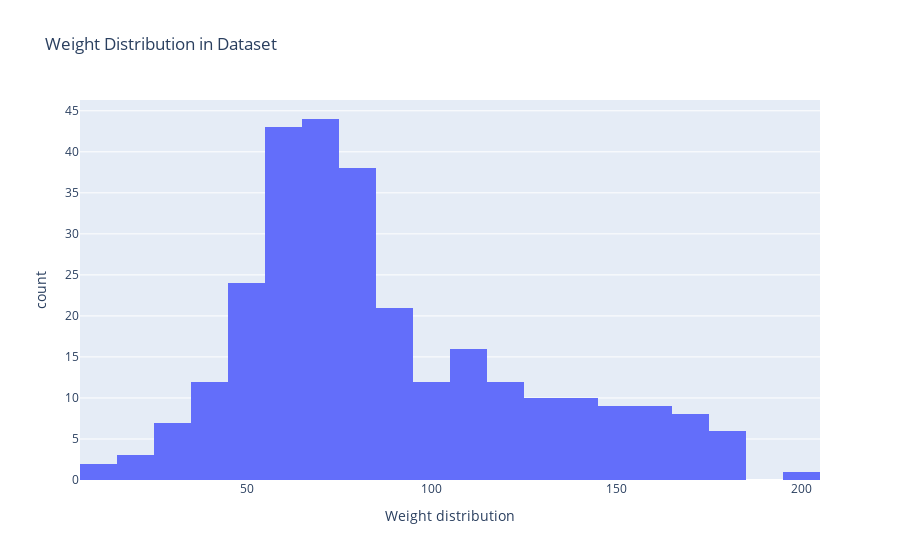

Notebook code for this chart:
### Code cell
fig = px.histogram(
    weight_distribution, x="weight", title="Weight Distribution in Dataset"
)
fig.update_xaxes(title_text="Weight distribution")
fig.show()

### Figure 1 — Plotly figure (JSON) as saved in the notebook; plotly's stock layout.template omitted (floating-point values rounded to 4 significant figures; data arrays with more than 128 entries replaced by an {"elided": "..."} marker saying what was removed)
{"data": [{"alignmentgroup": "True", "bingroup": "x", "hovertemplate": "weight=%{x}<br>count=%{y}<extra></extra>", "legendgroup": "", "marker": {"color": "#636efa", "pattern": {"shape": ""}}, "name": "", "offsetgroup": "", "orientation": "v", "showlegend": false, "type": "histogram", "x": {"elided": "287 float values"}, "xaxis": "x", "yaxis": "y"}], "layout": {"barmode": "relative", "legend": {"tracegroupgap": 0}, "title": {"text": "Weight Distribution in Dataset"}, "xaxis": {"anchor": "y", "domain": [0, 1], "title": {"text": "Weight distribution"}}, "yaxis": {"anchor": "x", "domain": [0, 1], "title": {"text": "count"}}}}
